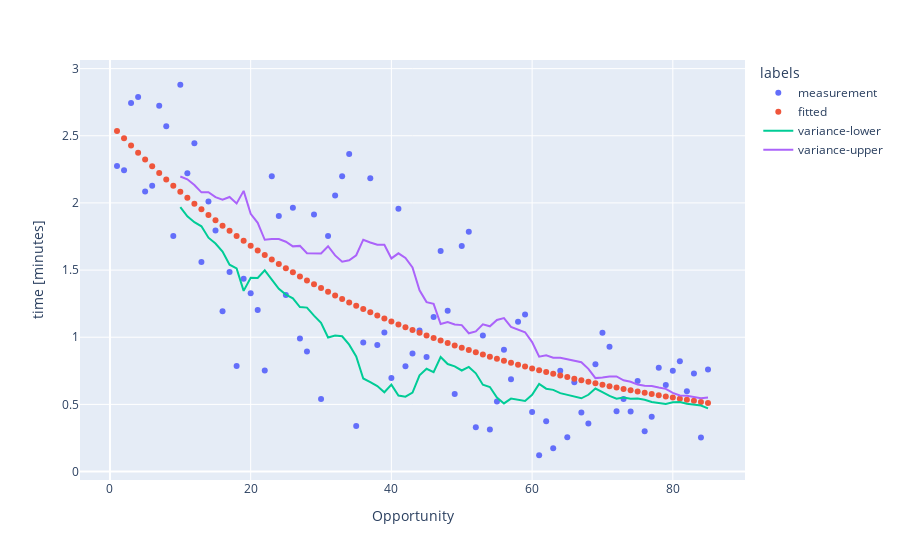

The cell this chart's notebook holds for it:
### Code cell
from scipy.optimize import curve_fit
import plotly.graph_objects as go


def func(x,a,b,c):
    return a*np.exp(-b*x)+c

popt, pcov = curve_fit(func, o, t)
tn = func(o, *popt)
labels = []
for i in range(len(t)+len(tn)):
    labels.append("measurement" if i < len(t) else "fitted")
    
#calculate the variance of the scatter
xvar, yvar = [], []
NV = 9
for i in range(NV, len(t)):
    xvar.append(o[i])
    yvar.append(np.var(t[i-NV:i]))

df = pd.DataFrame({'x':[*o, *o], 'measurements':[*t, *tn], "labels":labels})
fig = plt.scatter(df, x="x", y="measurements", color="labels",
                 labels=dict(x="Opportunity", measurements="time [minutes]"))
t2 = go.Scatter(
    x=xvar,
    y=tn[NV:]-yvar,
    name="variance-lower"
)
t3 = go.Scatter(
    x=xvar,
    y=tn[NV:]+yvar,
    name="variance-upper"
)
y_upper = yvar + tn[NV:]
y_lower = tn[NV:] - yvar
"""t4 = go.Scatter(
    x = xvar+xvar[::-1],
    y = y_upper + y_lower[::-1],
    fill = 'toself',
    fillcolor='rgba(0,100,80,0.2)',
    line=dict(color='rgba(255,255,255,0)'),
    hoverinfo="skip",
    showlegend=False
)"""
fig.add_trace(t2)
fig.add_trace(t3)
#fig.add_trace(t4)
fig.show()
